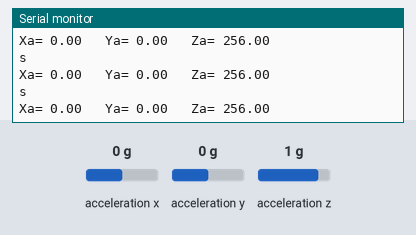
This sketch was run on a simulated Arduino Uno, built with avr-gcc and run on an emulated ATmega328P. Parts: the last lines printed to the serial monitor. Wiring (inferred from the names in the program): ADXL345 accelerometer at I2C address 0x53. The inputs (shaded band) are chosen by the test bench; at power-on: acceleration x 0 g, acceleration y 0 g, acceleration z 1 g.

Above: at 1.2 s.
1.3 s: acceleration x set to -1.4 g
At 2.4 s:
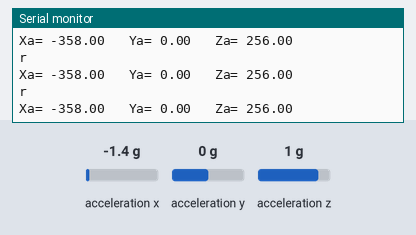
2.9 s: acceleration y set to -1.4 g
At 3.5 s:
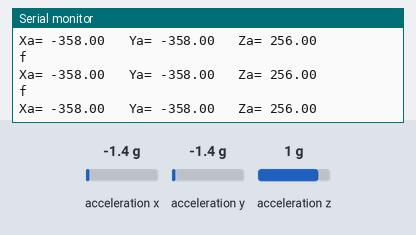
4.5 s: acceleration z set to -1.4 g
At 5.2 s:
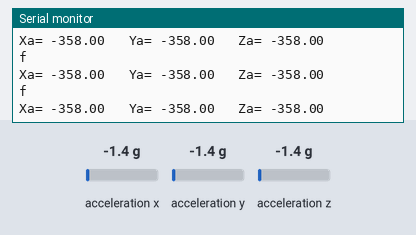
7.5 s: acceleration x set to 0.8 g
At 8.3 s:
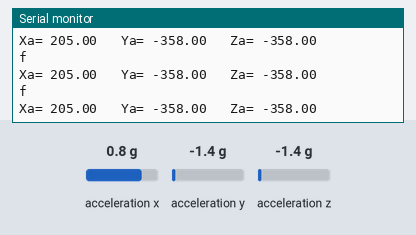
10.5 s: acceleration y set to 0 g
At 11.0 s:
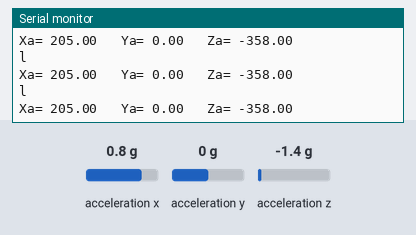
12.1 s: acceleration x set to -0.8 g
At 13.0 s:
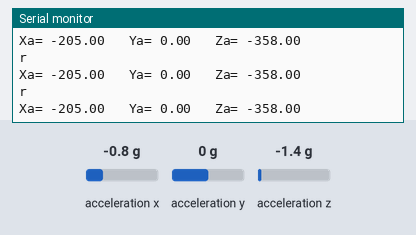
Timing chart, 0 to 15.1 s (numbered marks = the images above; inputs shaded):
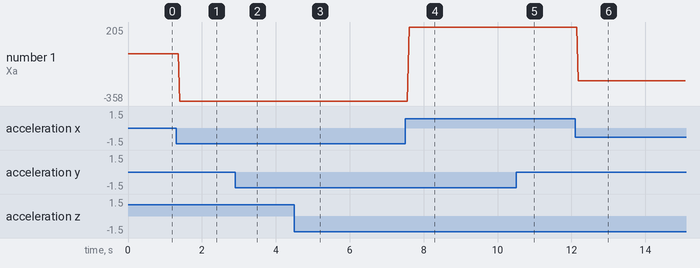

Measured:
- after the input at 1.3 s, the serial monitor: prints a new line after 0.10 s (image 1)
- after the input at 2.9 s, the serial monitor: prints a new line after 0.08 s (image 2)
- after the input at 4.5 s, the serial monitor: prints a new line after 0.09 s (image 3)
- after the input at 7.5 s, the serial monitor: prints a new line after 0.11 s (image 4)
- after the input at 10.5 s, the serial monitor: prints a new line after 0.10 s (image 5)
- after the input at 12.1 s, the serial monitor: prints a new line after 0.08 s (image 6)
- plotted number 1: 0 → -358 after the input at 1.3 s, -358 → 205 after the input at 7.5 s, 205 → -205 after the input at 12.1 s

The sketch:

adxl345.ino
```cpp
/*Reading raw values from ADXL345 module using I2C interface. */

#include <Wire.h>  // Wire library - used for I2C communication
int ADXL345 = 0x53; // The ADXL345 sensor I2C address
float X_out, Y_out, Z_out;  // Outputs
void setup() {
  Serial.begin(9600); // Initiate serial communication for printing the results on the Serial monitor
  Wire.begin(); // Initiate the Wire library
  // Set ADXL345 in measuring mode
  Wire.beginTransmission(ADXL345); // Start communicating with the device
  Wire.write(0x2D); // Access/ talk to POWER_CTL Register - 0x2D
  // Enable measurement
  Wire.write(8); // (8dec -> 0000 1000 binary) Bit D3 High for measuring enable
  Wire.endTransmission();
  delay(10);
}
void loop() {
  // === Read acceleromter data === //
  Wire.beginTransmission(ADXL345);
  Wire.write(0x32); // Start with register 0x32 (ACCEL_XOUT_H)
  Wire.endTransmission(false);
  Wire.requestFrom(ADXL345, 6, true); // Read 6 registers total, each axis value is stored in 2 registers
  X_out = ( Wire.read()| Wire.read() << 8); // X-axis value
  Y_out = ( Wire.read()| Wire.read() << 8); // Y-axis value
  Z_out = ( Wire.read()| Wire.read() << 8); // Z-axis value
  Serial.print("Xa= ");
  Serial.print(X_out);
  Serial.print("   Ya= ");
  Serial.print(Y_out);
  Serial.print("   Za= ");
  Serial.println(Z_out);
  if (Y_out<-150)
  {
    Serial.println("f");
  }
  else if (Y_out>150)
  {
    Serial.println("b");
  }
  else if (X_out<-150)
  {
    Serial.println("r");
  }
  else if (X_out>150)
  {
    Serial.println("l");
  }
  else
    Serial.println("s");
}
```
